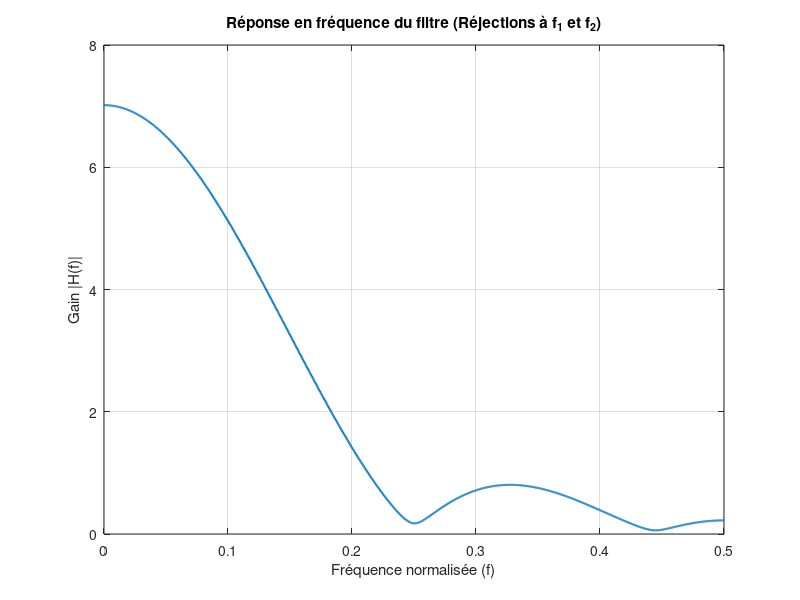

The MATLAB source for this figure:
clear;
clc;

%%%%%%%%% Étape 2.2 : %%%%%%%%%

%% génération bbgc :

N = 2000;
m = 0;
sigma_carre = 1;
x = abs(sqrt(sigma_carre) + randn(1,N) + m);

%% création du filtre : 

f_1 = 1/4;
f_2 = 4/9;
R = 0;
r = 0.95;

%%% pôles

p_1 = R*exp(1i*2*pi*f_1);
p_2 = R*exp(1i*2*pi*f_2);

%%% zéros

z_1 = r*exp(1i*2*pi*f_1);
z_2 = conj(z_1);
z_3 = r*exp(1i*2*pi*f_2);
z_4 = conj(z_3);

%%% Numérateur

Zeros = [z_1 z_2 z_3 z_4];
B = poly(Zeros);

%%% Dénominateur : 
A = 1;

%% filtrage : 
y = filter(B,A,x);


%% Affichage de la réponse en fréquence (Réjections)
figure;
fn = 0 : 1/N : 1/2; 

H = freqz(B, A, 2*pi*fn);

% Affichage du module (l'amplitude) du filtre
plot(fn, abs(H), 'LineWidth', 1.5);
grid on;
xlabel('Fréquence normalisée (f)');
ylabel('Gain |H(f)|');
title('Réponse en fréquence du filtre (Réjections à f_1 et f_2)');
